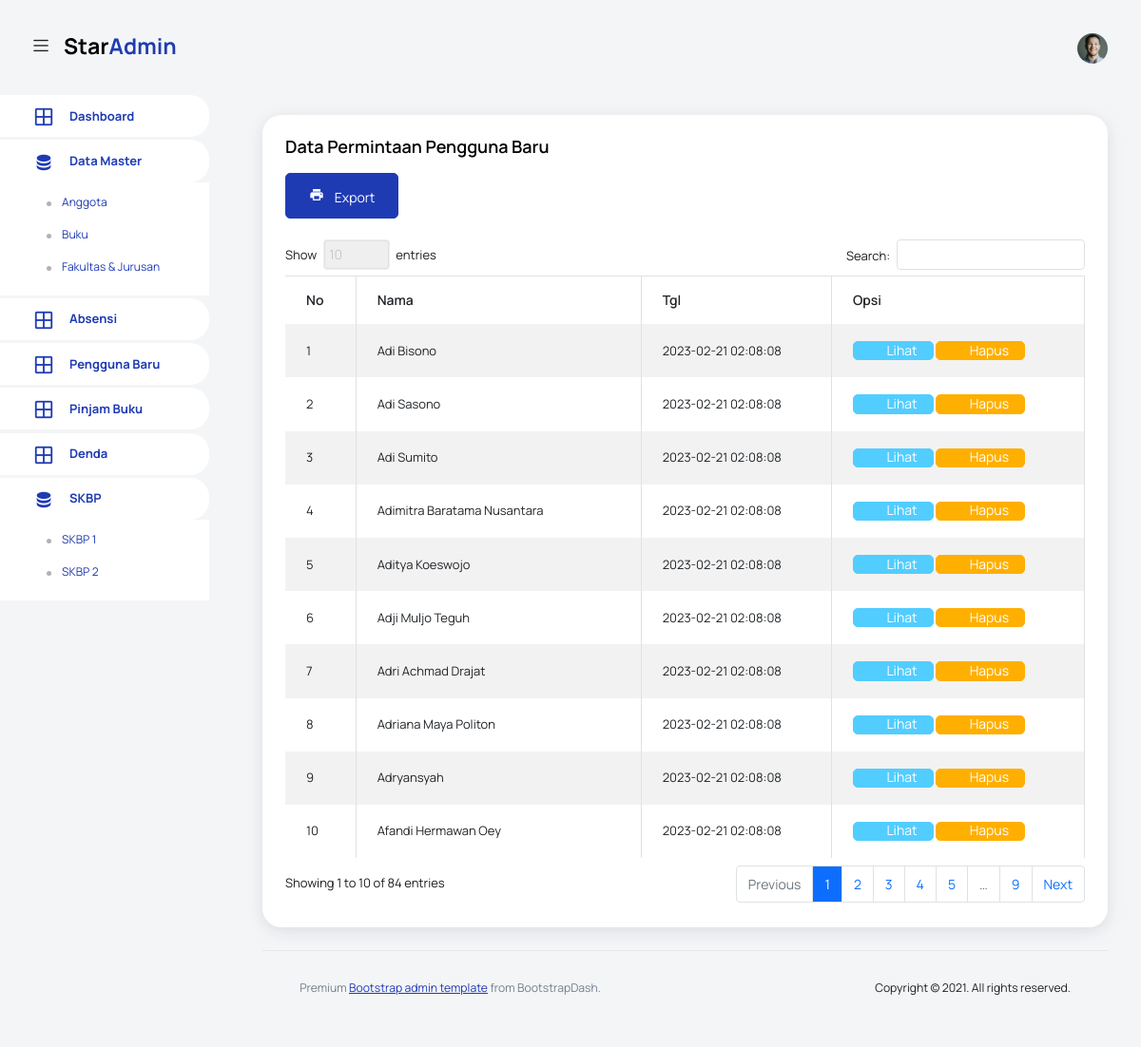
Screenshot of /pages/pengguna_baru/index.php (signed in) with the database file from the repository.
### tables this page shows
CREATE TABLE `anggota` (
  `id` int(11) NOT NULL,
  `req_perpus` varchar(40) NOT NULL,
  `nama` varchar(40) NOT NULL,
  `STB` varchar(25) NOT NULL,
  `fklts` varchar(25) DEFAULT NULL,
  `jrsn` varchar(25) DEFAULT NULL,
  `almt` varchar(255) NOT NULL,
  `email` varchar(255) NOT NULL,
  `username` varchar(50) NOT NULL,
  `password` varchar(40) NOT NULL,
  `level` varchar(4) NOT NULL,
  `status` int(11) NOT NULL,
  `img` varchar(40) DEFAULT NULL,
  `created` timestamp NOT NULL DEFAULT current_timestamp() ON UPDATE current_timestamp()
);

### config/function-anggota.php (the view, shortened to what this page needs)
<?php
function list_anggota_baru($sessionlevel)
{
    include 'koneksi.php';
    $sql = "SELECT * FROM `anggota` WHERE `status` = 0 ORDER BY `anggota`.`status` ASC;";
    $result = $conn->query($sql);
    $i = 0;
    while ($row = $result->fetch_assoc()) {
        $i++;
            echo "<tr>
                    <td>". $i."</td>
                    <td>" . $row["nama"] . "</td>
                    <td>" . $row["created"] . "</td>
                    ";
                    if ($sessionlevel == 1) {
                        echo "<td>
                      <a href='javascript:void(0)' onClick='viewAnggota" . $row["id"] . "()' class='btn btn-info btn-icon-text'>
                        <i class='ti-eye btn-icon-prepend'></i>
                        Lihat
                      </a>
                <div class='modal fade' id='modalView" . $row["id"] . "' tabindex='-1' role='dialog' aria-labelledby='modalViewLabel' aria-hidden='true'>
                                            <td>" . $row["req_perpus"] . "</td>
                                            <td>" . $row["nama"] . "</td>
                                            <td>" . $row["STB"] . "</td>
                                            <td>" . $row["fklts"] . " \ " . $row["jrsn"] . "</td>
                                            <td>" . $row["almt"] . "</td>
                                    <a href=index.php?aktif=" . $row['id'] . " type='submit' class='btn btn-primary btn-icon-text terima_anggota'><i class='ti-check btn-icon-prepend'></i>Terima</a>
                                    <a href=index.php?tolak=" . $row['id'] . " type='submit' class='btn btn-danger btn-icon-text tolak_anggota'><i class='ti-close btn-icon-prepend'></i>Tolak</a>
                </div>
                    function viewAnggota" . $row["id"] . "(){
                        $('#modalView" . $row["id"] . "').modal('show');
                <a href='index.php?hapus=" . $row['id'] . "' class='btn btn-warning btn-icon-text hapus_anggota'>
                    <i class='ti-trash btn-icon-prepend'></i>
                    Hapus
                </a>
            </td> ";
                    }
       echo " </tr>";
    }
}
?>

### rows the page displays
anggota: nama "Adi Bisono", created "2023-02-21 02:08:08"
anggota: nama "Adi Sasono", created "2023-02-21 02:08:08"
anggota: nama "Adi Sumito", created "2023-02-21 02:08:08"
anggota: nama "Adimitra Baratama Nusantara", created "2023-02-21 02:08:08"
anggota: nama "Aditya Koeswojo", created "2023-02-21 02:08:08"
anggota: nama "Adji Muljo Teguh", created "2023-02-21 02:08:08"
anggota: nama "Adri Achmad Drajat", created "2023-02-21 02:08:08"
anggota: nama "Adriana Maya Politon", created "2023-02-21 02:08:08"
anggota: nama "Adryansyah", created "2023-02-21 02:08:08"
anggota: nama "Afandi Hermawan Oey", created "2023-02-21 02:08:08"
